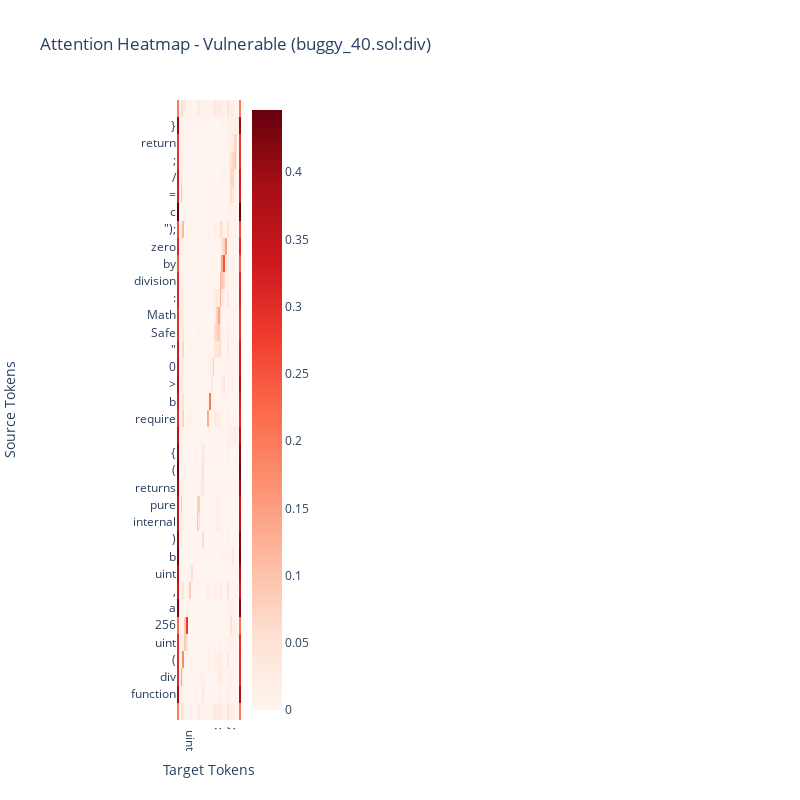

Write notebook code for a chart like this one.
### Markdown cell above
## Create Interactive Attention Heatmap

### Code cell
# Create an interactive attention heatmap using plotly
print("Creating interactive attention heatmap...")

# Select one example for detailed heatmap (pick the first one with good attention)
detailed_example_idx = 0
for i, result in enumerate(attention_results):
    if result['attention_scores'].max() > 0.1:  # Good attention scores
        detailed_example_idx = i
        break

detailed_example = attention_results[detailed_example_idx]

# Get the full attention matrix for this example
example_data = visualization_dataset[detailed_example_idx]
input_ids = example_data['input_ids'].unsqueeze(0).to(device)
attention_mask = example_data['attention_mask'].unsqueeze(0).to(device)

with torch.no_grad():
    outputs = model(input_ids, attention_mask)
    # Get last layer attention without averaging heads
    full_attention = outputs['attentions'][-1][0]  # [num_heads, seq_len, seq_len]

# Convert to numpy and get relevant tokens
attention_matrix = full_attention.cpu().numpy()
tokens = detailed_example['tokens']

# Find actual sequence length (non-padded)
actual_length = int(attention_mask.sum().item())
attention_matrix = attention_matrix[:, :actual_length, :actual_length]
relevant_tokens = tokens[:actual_length]

# Create heatmap for averaged attention
avg_attention = attention_matrix.mean(axis=0)  # Average across heads

# Clean tokens for display
display_tokens = [token.replace('Ġ', ' ').replace('Ċ', '\n')[:15] for token in relevant_tokens]

fig = go.Figure(data=go.Heatmap(
    z=avg_attention,
    x=display_tokens,
    y=display_tokens,
    colorscale='Reds',
    hoverongaps=False,
    hovertemplate='From: %{y}<br>To: %{x}<br>Attention: %{z:.4f}<extra></extra>'
))

fig.update_layout(
    title=f'Attention Heatmap - {detailed_example["true_label"]} ({detailed_example["contract_id"]}:{detailed_example["function_id"]})',
    xaxis_title='Target Tokens',
    yaxis_title='Source Tokens',
    width=800,
    height=800
)

# Save interactive heatmap
heatmap_path = RESULTS_DIR / 'visualizations' / f'attention_heatmap_{detailed_example["true_label"]}_{detailed_example["contract_id"]}_{detailed_example["function_id"]}.html'
fig.write_html(str(heatmap_path))

# Show in notebook
fig.show()

print(f"💾 Interactive attention heatmap saved to: {heatmap_path}")
print(f"📊 Showing attention for: {detailed_example['true_label']} example")
print(f"   Contract: {detailed_example['contract_id']}")
print(f"   Function: {detailed_example['function_id']}")
print(f"   Prediction: {detailed_example['predicted_label']} (correct: {detailed_example['correct']})")

### Figure 1 — Plotly figure (JSON) as saved in the notebook; plotly's stock layout.template omitted (floating-point values rounded to 4 significant figures; data arrays with more than 128 entries replaced by an {"elided": "..."} marker saying what was removed)
{"data": [{"colorscale": [[0, "rgb(255,245,240)"], [0.125, "rgb(254,224,210)"], [0.25, "rgb(252,187,161)"], [0.375, "rgb(252,146,114)"], [0.5, "rgb(251,106,74)"], [0.625, "rgb(239,59,44)"], [0.75, "rgb(203,24,29)"], [0.875, "rgb(165,15,21)"], [1, "rgb(103,0,13)"]], "hoverongaps": false, "hovertemplate": "From: %{y}<br>To: %{x}<br>Attention: %{z:.4f}<extra></extra>", "type": "heatmap", "x": ["<s>", "function", " div", "(", "uint", "256", " a", ",", " uint", "256", " b", ")", " internal", " pure", " returns", " (", "uint", "256", ")", " {", "\n", "require", "(", "b", " >", " 0", ",", " \"", "Safe", "Math", ":", " division", " by", " zero", "\");", "\n", "uint", "256", " c", " =", " a", " /", " b", ";", "\n", "return", " c", ";", "\n", "}", "</s>"], "y": ["<s>", "function", " div", "(", "uint", "256", " a", ",", " uint", "256", " b", ")", " internal", " pure", " returns", " (", "uint", "256", ")", " {", "\n", "require", "(", "b", " >", " 0", ",", " \"", "Safe", "Math", ":", " division", " by", " zero", "\");", "\n", "uint", "256", " c", " =", " a", " /", " b", ";", "\n", "return", " c", ";", "\n", "}", "</s>"], "z": {"elided": "51x51 float values"}}], "layout": {"height": 800, "title": {"text": "Attention Heatmap - Vulnerable (buggy_40.sol:div)"}, "width": 800, "xaxis": {"title": {"text": "Target Tokens"}}, "yaxis": {"title": {"text": "Source Tokens"}}}}
